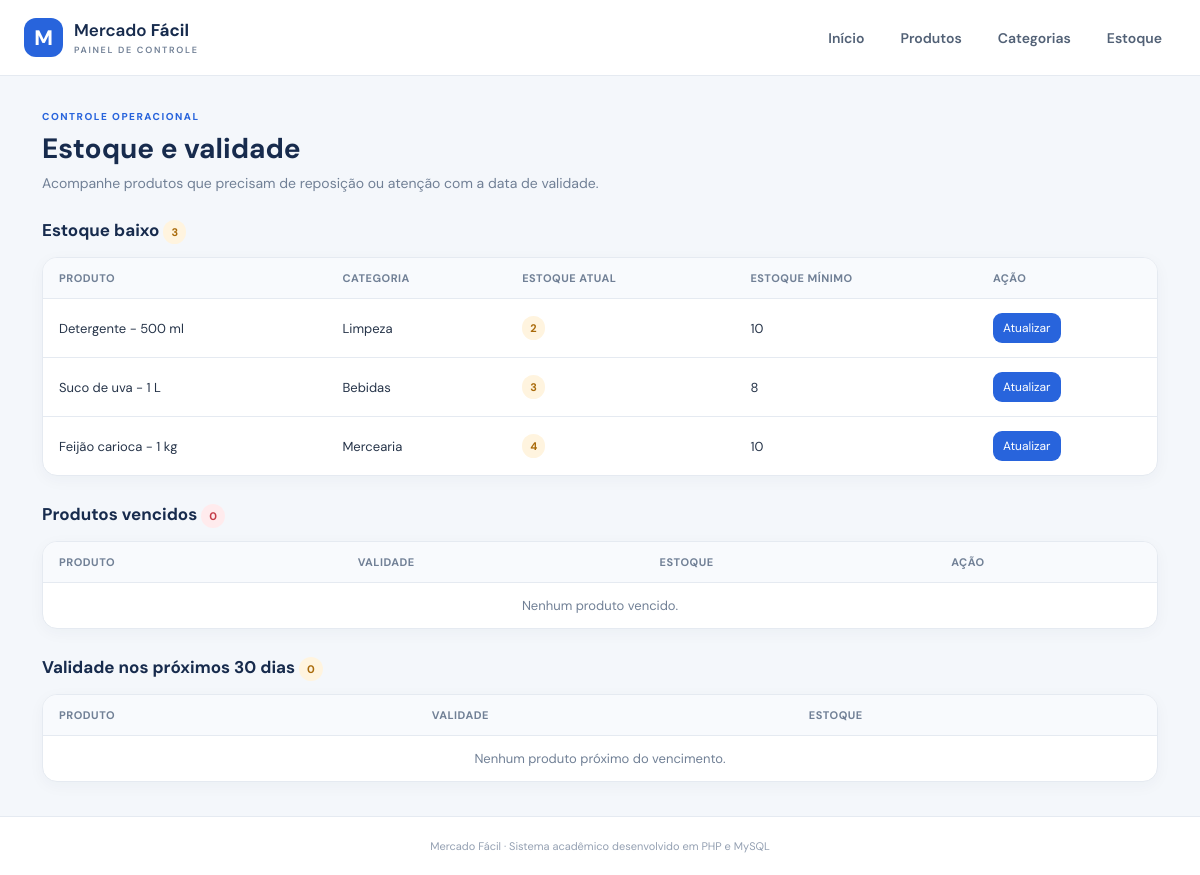
/estoque.php, run on the app's committed database.
### tables this page shows
CREATE TABLE IF NOT EXISTS produtos (
  id INT NOT NULL AUTO_INCREMENT,
  codigo VARCHAR(30) NOT NULL,
  nome VARCHAR(120) NOT NULL,
  categoria_id INT NOT NULL,
  preco DECIMAL(10,2) NOT NULL,
  estoque INT NOT NULL DEFAULT 0,
  estoque_minimo INT NOT NULL DEFAULT 5,
  validade DATE NULL,
  descricao TEXT NULL,
  criado_em TIMESTAMP NOT NULL DEFAULT CURRENT_TIMESTAMP,
  atualizado_em TIMESTAMP NOT NULL DEFAULT CURRENT_TIMESTAMP ON UPDATE CURRENT_TIMESTAMP,
  PRIMARY KEY (id),
  UNIQUE KEY uk_produtos_codigo (codigo),
  KEY idx_produtos_categoria (categoria_id),
  KEY idx_produtos_nome (nome),
  CONSTRAINT fk_produto_categoria
    FOREIGN KEY (categoria_id) REFERENCES categorias(id)
    ON UPDATE CASCADE ON DELETE RESTRICT
);

CREATE TABLE IF NOT EXISTS categorias (
  id INT NOT NULL AUTO_INCREMENT,
  nome VARCHAR(80) NOT NULL,
  descricao VARCHAR(255) NULL,
  criado_em TIMESTAMP NOT NULL DEFAULT CURRENT_TIMESTAMP,
  PRIMARY KEY (id),
  UNIQUE KEY uk_categorias_nome (nome)
);

### includes/funcoes.php (called while the page is built, shortened)
<?php
function e($valor): string { return htmlspecialchars((string)$valor, ENT_QUOTES, 'UTF-8'); }

### estoque.php (the view, shortened to what this page needs)
<?php
require 'config.php';require 'includes/header.php';$baixo=$pdo->query('SELECT p.*,c.nome categoria FROM produtos p JOIN categorias c ON c.id=p.categoria_id WHERE p.estoque<=p.estoque_minimo ORDER BY p.estoque ASC')->fetchAll();$vencidos=$pdo->query('SELECT p.*,c.nome categoria FROM produtos p JOIN categorias c ON c.id=p.categoria_id WHERE p.validade IS NOT NULL AND p.validade<CURDATE() ORDER BY p.validade')->fetchAll();$vencer=$pdo->query('SELECT p.*,c.nome categoria FROM produtos p JOIN categorias c ON c.id=p.categoria_id WHERE p.validade BETWEEN CURDATE() AND DATE_ADD(CURDATE(),INTERVAL 30 DAY) ORDER BY p.validade')->fetchAll();
?>
<div class="eyebrow">Controle operacional</div><h1 class="titulo">Estoque e validade</h1><p class="subtitulo">Acompanhe produtos que precisam de reposição ou atenção com a data de validade.</p>
<div class="secao"><h2>Estoque baixo <span class="badge baixo"><?=count($baixo)?></span></h2></div><div class="painel"><table class="tabela"><thead><tr><th>Produto</th><th>Categoria</th><th>Estoque atual</th><th>Estoque mínimo</th><th>Ação</th></tr></thead><tbody><?php foreach($baixo as $p): ?><tr><td><?=e($p['nome'])?></td><td><?=e($p['categoria'])?></td><td><span class="badge baixo"><?=$p['estoque']?></span></td><td><?=$p['estoque_minimo']?></td><td><a class="btn small" href="produto_form.php?id=<?=$p['id']?>">Atualizar</a></td></tr><?php endforeach ?><?php if(!$baixo): ?><tr><td colspan="5" class="vazio">Nenhum produto com estoque baixo.</td></tr><?php endif ?></tbody></table></div>
<div class="secao"><h2>Produtos vencidos <span class="badge vencido"><?=count($vencidos)?></span></h2></div><div class="painel"><table class="tabela"><thead><tr><th>Produto</th><th>Validade</th><th>Estoque</th><th>Ação</th></tr></thead><tbody><?php if(!$vencidos): ?><tr><td colspan="4" class="vazio">Nenhum produto vencido.</td></tr><?php endif ?></tbody></table></div>
<div class="secao"><h2>Validade nos próximos 30 dias <span class="badge baixo"><?=count($vencer)?></span></h2></div><div class="painel"><table class="tabela"><thead><tr><th>Produto</th><th>Validade</th><th>Estoque</th></tr></thead><tbody><?php if(!$vencer): ?><tr><td colspan="3" class="vazio">Nenhum produto próximo do vencimento.</td></tr><?php endif ?></tbody></table></div>
<?php require 'includes/footer.php'; ?>

### assets/style.css (style rules this page uses)
:root { --navy:#172b4d;--blue:#2864dc;--cyan:#eaf2ff;--bg:#f4f7fb;--text:#263449;--muted:#718096;--line:#e5eaf1;--green:#13845b;--red:#c43c48;--amber:#a96a0a }
* { box-sizing:border-box }
body { margin:0;background:var(--bg);color:var(--text);font-family:'DM Sans',Arial,sans-serif;font-size:14px }
.eyebrow { color:var(--blue);font-weight:800;text-transform:uppercase;letter-spacing:1.5px;font-size:10px }
.titulo { font-size:28px;color:var(--navy);margin:7px 0 }
.subtitulo { color:var(--muted);margin:0 0 24px }
.card,.painel { background:#fff;border:1px solid var(--line);border-radius:15px;padding:20px;box-shadow:0 4px 16px #1b31500a }
.secao { display:flex;justify-content:space-between;align-items:center;margin:27px 0 13px }
.secao h2 { font-size:17px;color:var(--navy);margin:0 }
.btn { display:inline-flex;align-items:center;justify-content:center;border:0;border-radius:9px;padding:10px 15px;background:var(--blue);color:#fff;text-decoration:none;font:600 13px inherit;cursor:pointer }
.btn.small { padding:7px 10px;font-size:12px }
.painel { padding:0;overflow:hidden }
.tabela { width:100%;border-collapse:collapse }
.tabela th { text-align:left;color:#718096;background:#f8fafd;font-size:11px;text-transform:uppercase;letter-spacing:.5px;padding:13px 16px }
.tabela td { padding:14px 16px;border-top:1px solid var(--line);font-size:13px }
.badge { display:inline-block;padding:5px 8px;border-radius:20px;font-size:11px;font-weight:700;background:#edf2f8;color:#56657a }
.badge.baixo { background:#fff4df;color:var(--amber) }
.badge.vencido { background:#ffebed;color:var(--red) }
.vazio { text-align:center;padding:36px;color:var(--muted) }

### data on the page
produtos: nome "Detergente - 500 ml", categoria.nome "Limpeza", estoque "2", estoque_minimo "10"
produtos: nome "Suco de uva - 1 L", categoria.nome "Bebidas", estoque "3", estoque_minimo "8"
produtos: nome "Feijão carioca - 1 kg", categoria.nome "Mercearia", estoque "4", estoque_minimo "10"

### other printed values
count($baixo) "3"
count($vencidos) "0"
count($vencer) "0"
